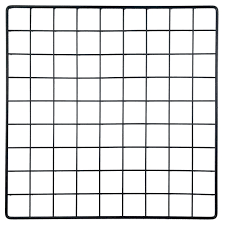
#> input picture index.png, 225 x 225 px
$ jupyter execute EdgeDetectionSegmentation.ipynb   (shell and % lines are left out)
#> lines starting #> are read from the running program, lines starting #| are printed output that depends on the picture
## Import Libraries

[cell 1]
from skimage.color import rgb2gray
import numpy as np
import cv2
import matplotlib.pyplot as plt
from scipy import ndimage

## Read Image

[cell 2]
image = plt.imread('index.png')
#> image is the input picture: shape (225, 225, 4) float32; mean R, G, B, A 0.889, 0.891, 0.893, 1
plt.imshow(image)

## Converting into Grayscale

[cell 3]
gray = rgb2gray(image)

## Defining the sobel filters

[cell 4]
sobel_horizontal = np.array([np.array([1, 2, 1]), np.array([0, 0, 0]), np.array([-1, -2, -1])])
print('kernel for detecting horizontal edges')
print(sobel_horizontal)

sobel_vertical = np.array([np.array([-1, 0, 1]), np.array([-2, 0, 2]), np.array([-1, 0, 1])])
print('kernel for detecting Vertical edges')
print(sobel_vertical)

## Convoling the filter over image

[cell 5]
out_h = ndimage.convolve(gray, sobel_horizontal, mode='reflect')
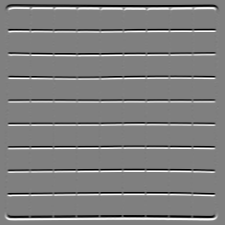
#> out_h: shape (225, 225) float32; min -4, max 4, mean 9.81e-07; drawn with min black and max white
out_v = ndimage.convolve(gray, sobel_vertical, mode='reflect')
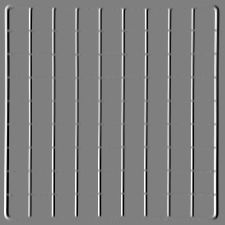
#> out_v: shape (225, 225) float32; min -4, max 4, mean -8.87e-07; drawn with min black and max white

## Plot Result

### Horizontal

[cell 6]
plt.imshow(out_h, cmap='gray')

### Vertical

[cell 7]
plt.imshow(out_v, cmap='gray')

## Laplace Operator

#### It can define both vertical & horizontal edges at the same time

[cell 8]
kernel_laplace = np.array([np.array([1, 1, 1]), np.array([1, -8, 1]), np.array([1, 1, 1])])
print('Laplacian kernel for detecting vertical & horizontal edges')
print(kernel_laplace)

## Convole filter & Plot result

[cell 9]
out_l = ndimage.convolve(gray, kernel_laplace, mode='reflect')
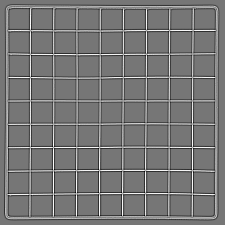
#> out_l: shape (225, 225) float32; min -4.95, max 5.72, mean -2.41e-09; drawn with min black and max white
plt.imshow(out_l, cmap='gray')

$ run again, with ObjectCount2.png copied over index.png
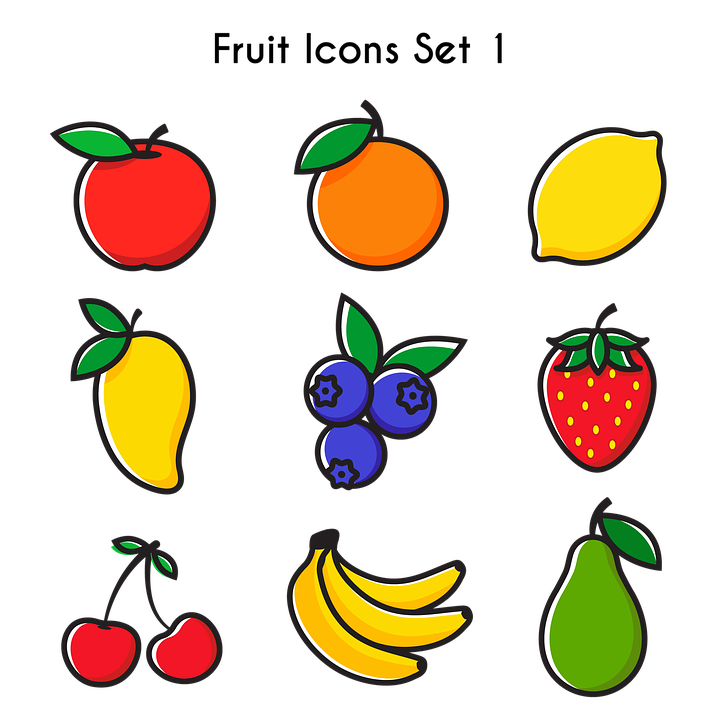
#> input picture ObjectCount2.png, 720 x 720 px
#> image is the input picture: shape (720, 720, 4) float32; mean R, G, B, A 0.165, 0.118, 0.0442, 0.274
#> `out_v = ndimage.convolve(gray, sobel_vertical, mode='reflect')`:
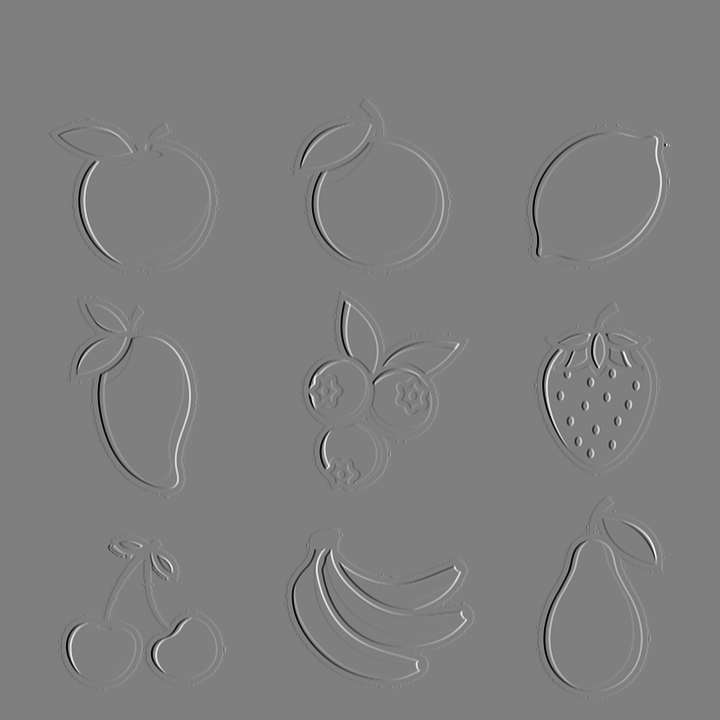
#> out_v: shape (720, 720) float32; min -4, max 3.99, mean -4.35e-11; drawn with min black and max white
#> `out_l = ndimage.convolve(gray, kernel_laplace, mode='reflect')`:
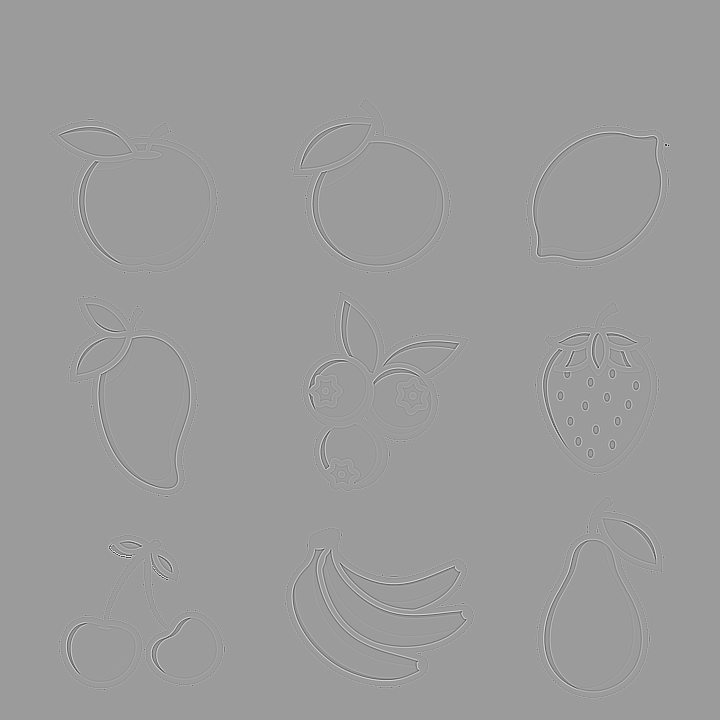
#> out_l: shape (720, 720) float32; min -7.42, max 4.72, mean 9.2e-13; drawn with min black and max white
